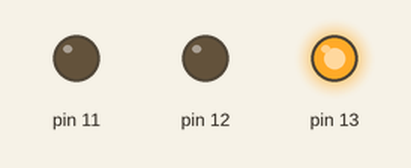
Recording of a sketch running on a simulated Arduino Uno, built with avr-gcc and run on an emulated ATmega328P. Shown: output pins drawn as LEDs (lit = HIGH).

Above: at 0.1 s.
At 3.01 s:
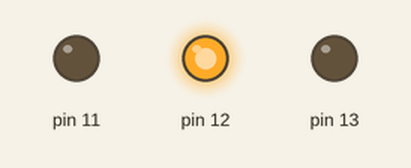
At 5.83 s:
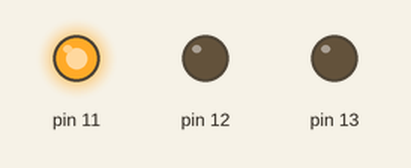
At 11.09 s:
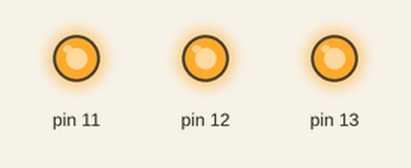
At 11.8 s:
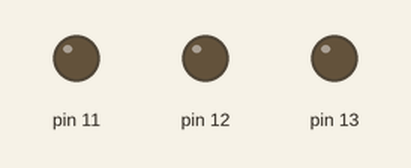
Timing chart, 0 to 16.2 s (numbered marks = the images above):
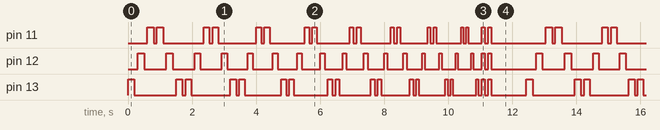

The sketch:

day02-speed-up-celebrate.ino
```cpp
// Day 2 - Global variable + if: LEDs run back and forth, faster each round.
// When speed gets too fast, all 3 LEDs flash twice to "celebrate", then reset to slow.
// Wiring: pins 13, 12, 11 -> 220 ohm resistor -> LED -> GND

void setup() {
  pinMode(13, OUTPUT);
  pinMode(12, OUTPUT);
  pinMode(11, OUTPUT);
}

int speed = 200;  // global: keeps its value between loop() runs

void loop() {
  for (int pin = 13; pin >= 11; pin--) {
    digitalWrite(pin, HIGH);
    delay(speed);
    digitalWrite(pin, LOW);
    delay(100);
  }
  for (int pin = 11; pin <= 13; pin++) {
    digitalWrite(pin, HIGH);
    delay(speed);
    digitalWrite(pin, LOW);
    delay(100);
  }
  speed = speed - 20;
  if (speed <= 40) {
    for (int number = 1; number <= 2; number++) {
      digitalWrite(11, HIGH);
      digitalWrite(12, HIGH);
      digitalWrite(13, HIGH);
      delay(100);
      digitalWrite(11, LOW);
      digitalWrite(12, LOW);
      digitalWrite(13, LOW);
      delay(100);
    }
    speed = 200;
    delay(1000);
  }
}
```

Measured:
- by itself, pin 11–13: moves between LOW and HIGH, repeating every 12.4 s
